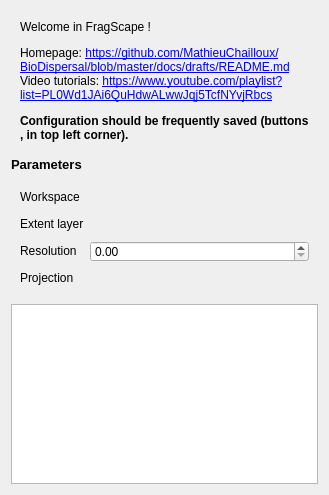
             <widget class="QWidget" name="paramsTab">
              <attribute name="title">
               <string>1 - Parameters</string>
              </attribute>
              <layout class="QGridLayout" name="gridLayout_31">
               <item row="0" column="0">
                <widget class="QFrame" name="frame_14">
                 <property name="sizePolicy">
                  <sizepolicy hsizetype="Preferred" vsizetype="Expanding">
                   <horstretch>0</horstretch>
                   <verstretch>0</verstretch>
                  </sizepolicy>
                 </property>
                 <property name="maximumSize">
                  <size>
                   <width>16777213</width>
                   <height>16777213</height>
                  </size>
                 </property>
                 <property name="frameShape">
                  <enum>QFrame::NoFrame</enum>
                 </property>
                 <property name="frameShadow">
                  <enum>QFrame::Raised</enum>
                 </property>
                 <layout class="QGridLayout" name="gridLayout_5">
                  <item row="0" column="0">
                   <widget class="QLabel" name="label_11">
                    <property name="sizePolicy">
                     <sizepolicy hsizetype="Preferred" vsizetype="Expanding">
                      <horstretch>0</horstretch>
                      <verstretch>0</verstretch>
                     </sizepolicy>
                    </property>
                    <property name="text">
                     <string>&lt;html&gt;&lt;head/&gt;&lt;body&gt;&lt;p&gt;Welcome in FragScape !&lt;/p&gt;&lt;p&gt;Homepage: &lt;a href=&quot;https://github.com/MathieuChailloux/BioDispersal/blob/master/docs/drafts/README.md&quot;&gt;&lt;span style=&quot; text-decoration: underline; color:#0000ff;&quot;&gt;https://github.com/MathieuChailloux/BioDispersal/blob/master/docs/drafts/README.md&lt;/span&gt;&lt;/a&gt;&lt;br/&gt;Video tutorials: &lt;a href=&quot;https://www.youtube.com/playlist?list=PL0Wd1JAi6QuHdwALwwJqj5TcfNYvjRbcs&quot;&gt;&lt;span style=&quot; text-decoration: underline; color:#0000ff;&quot;&gt;https://www.youtube.com/playlist?list=PL0Wd1JAi6QuHdwALwwJqj5TcfNYvjRbcs&lt;/span&gt;&lt;/a&gt;&lt;/p&gt;&lt;p&gt;&lt;span style=&quot; font-weight:600;&quot;&gt;Configuration should be frequently saved (buttons &lt;/span&gt;&lt;img src=&quot;:/plugins/FragScape/icons/mActionFileSaveAs.svg&quot;/&gt;&lt;span style=&quot; font-weight:600;&quot;&gt;, &lt;/span&gt;&lt;img src=&quot;:/plugins/FragScape/icons/mActionFileSave.svg&quot;/&gt;&lt;span style=&quot; font-weight:600;&quot;&gt; in top left corner).&lt;/span&gt;&lt;/p&gt;&lt;/body&gt;&lt;/html&gt;</string>
                    </property>
                    <property name="wordWrap">
                     <bool>true</bool>
                    </property>
                   </widget>
                  </item>
                 </layout>
                </widget>
               </item>
               <item row="1" column="0">
                <widget class="QLabel" name="paramlabel">
                 <property name="sizePolicy">
                  <sizepolicy hsizetype="Fixed" vsizetype="Fixed">
                   <horstretch>0</horstretch>
                   <verstretch>0</verstretch>
                  </sizepolicy>
                 </property>
                 <property name="font">
                  <font>
                   <pointsize>10</pointsize>
                   <weight>75</weight>
                   <bold>true</bold>
                  </font>
                 </property>
                 <property name="text">
                  <string>Parameters</string>
                 </property>
                </widget>
               </item>
               <item row="2" column="0">
                <widget class="QFrame" name="paramsFrame">
                 <property name="sizePolicy">
                  <sizepolicy hsizetype="Expanding" vsizetype="Fixed">
                   <horstretch>0</horstretch>
                   <verstretch>0</verstretch>
                  </sizepolicy>
                 </property>
                 <property name="minimumSize">
                  <size>
                   <width>0</width>
                   <height>70</height>
                  </size>
                 </property>
                 <property name="frameShape">
                  <enum>QFrame::NoFrame</enum>
                 </property>
                 <property name="frameShadow">
                  <enum>QFrame::Raised</enum>
                 </property>
                 <layout class="QGridLayout" name="gridLayout_32">
                  <item row="0" column="0">
                   <widget class="QLabel" name="workspaceLabel">
                    <property name="sizePolicy">
                     <sizepolicy hsizetype="Fixed" vsizetype="Fixed">
                      <horstretch>0</horstretch>
                      <verstretch>0</verstretch>
                     </sizepolicy>
                    </property>
                    <property name="text">
                     <string>Workspace</string>
                    </property>
                   </widget>
                  </item>
                  <item row="0" column="1">
                   <widget class="QgsFileWidget" name="workspace_2">
                    <property name="sizePolicy">
                     <sizepolicy hsizetype="Expanding" vsizetype="Fixed">
                      <horstretch>0</horstretch>
                      <verstretch>0</verstretch>
                     </sizepolicy>
                    </property>
                    <property name="minimumSize">
                     <size>
                      <width>0</width>
                      <height>21</height>
                     </size>
                    </property>
                    <property name="maximumSize">
                     <size>
                      <width>16777215</width>
                      <height>21</height>
                     </size>
                    </property>
                    <property name="toolTip">
                     <string>&lt;html&gt;&lt;head/&gt;&lt;body&gt;&lt;p&gt;&lt;span style=&quot; font-weight:600;&quot;&gt;Workspace&lt;/span&gt;&lt;/p&gt;&lt;p&gt;Contains FragScape output layers. Relative paths are built from this directory.&lt;/p&gt;&lt;/body&gt;&lt;/html&gt;</string>
                    </property>
                   </widget>
                  </item>
                  <item row="1" column="0">
                   <widget class="QLabel" name="workspaceLabel_2">
                    <property name="sizePolicy">
                     <sizepolicy hsizetype="Fixed" vsizetype="Fixed">
                      <horstretch>0</horstretch>
                      <verstretch>0</verstretch>
                     </sizepolicy>
                    </property>
                    <property name="text">
                     <string>Extent layer</string>
                    </property>
                   </widget>
                  </item>
                  <item row="1" column="1">
                   <widget class="QgsFileWidget" name="workspace_3">
                    <property name="sizePolicy">
                     <sizepolicy hsizetype="Expanding" vsizetype="Fixed">
                      <horstretch>0</horstretch>
                      <verstretch>0</verstretch>
                     </sizepolicy>
                    </property>
                    <property name="minimumSize">
                     <size>
                      <width>0</width>
                      <height>21</height>
                     </size>
                    </property>
                    <property name="maximumSize">
                     <size>
                      <width>16777215</width>
                      <height>21</height>
                     </size>
                    </property>
                    <property name="toolTip">
                     <string>&lt;html&gt;&lt;head/&gt;&lt;body&gt;&lt;p&gt;&lt;span style=&quot; font-weight:600;&quot;&gt;Workspace&lt;/span&gt;&lt;/p&gt;&lt;p&gt;Contains FragScape output layers. Relative paths are built from this directory.&lt;/p&gt;&lt;/body&gt;&lt;/html&gt;</string>
                    </property>
                   </widget>
                  </item>
                  <item row="2" column="0">
                   <widget class="QLabel" name="label_46">
                    <property name="sizePolicy">
                     <sizepolicy hsizetype="Fixed" vsizetype="Fixed">
                      <horstretch>0</horstretch>
                      <verstretch>0</verstretch>
                     </sizepolicy>
                    </property>
                    <property name="text">
                     <string>Resolution</string>
                    </property>
                   </widget>
                  </item>
                  <item row="2" column="1">
                   <widget class="QgsDoubleSpinBox" name="rasterResolution">
                    <property name="sizePolicy">
                     <sizepolicy hsizetype="Expanding" vsizetype="Fixed">
                      <horstretch>0</horstretch>
                      <verstretch>0</verstretch>
                     </sizepolicy>
                    </property>
                    <property name="minimumSize">
                     <size>
                      <width>77</width>
                      <height>21</height>
                     </size>
                    </property>
                    <property name="maximumSize">
                     <size>
                      <width>16777215</width>
                      <height>21</height>
                     </size>
                    </property>
                    <property name="maximum">
                     <double>999999.000000000000000</double>
                    </property>
                    <property name="clearValue">
                     <bool>false</bool>
                    </property>
                   </widget>
                  </item>
                  <item row="3" column="0">
                   <widget class="QLabel" name="label_48">
                    <property name="sizePolicy">
                     <sizepolicy hsizetype="Fixed" vsizetype="Fixed">
                      <horstretch>0</horstretch>
                      <verstretch>0</verstretch>
                     </sizepolicy>
                    </property>
                    <property name="text">
                     <string>Projection</string>
                    </property>
                   </widget>
                  </item>
                  <item row="3" column="1">
                   <widget class="QgsProjectionSelectionWidget" name="paramsCrs_2">
                    <property name="sizePolicy">
                     <sizepolicy hsizetype="Expanding" vsizetype="Fixed">
                      <horstretch>0</horstretch>
                      <verstretch>0</verstretch>
                     </sizepolicy>
                    </property>
                    <property name="minimumSize">
                     <size>
                      <width>0</width>
                      <height>21</height>
                     </size>
                    </property>
                    <property name="maximumSize">
                     <size>
                      <width>16777215</width>
                      <height>21</height>
                     </size>
                    </property>
                   </widget>
                  </item>
                 </layout>
                </widget>
               </item>
               <item row="3" column="0">
                <widget class="QTableView" name="paramsView">
                 <property name="enabled">
                  <bool>true</bool>
                 </property>
                 <property name="sizePolicy">
                  <sizepolicy hsizetype="Expanding" vsizetype="Fixed">
                   <horstretch>0</horstretch>
                   <verstretch>0</verstretch>
                  </sizepolicy>
                 </property>
                 <property name="minimumSize">
                  <size>
                   <width>0</width>
                   <height>180</height>
                  </size>
                 </property>
                 <property name="maximumSize">
                  <size>
                   <width>16777215</width>
                   <height>180</height>
                  </size>
                 </property>
                 <property name="editTriggers">
                  <set>QAbstractItemView::NoEditTriggers</set>
                 </property>
                 <property name="dragEnabled">
                  <bool>false</bool>
                 </property>
                 <property name="alternatingRowColors">
                  <bool>false</bool>
                 </property>
                 <property name="selectionBehavior">
                  <enum>QAbstractItemView::SelectItems</enum>
                 </property>
                 <property name="sortingEnabled">
                  <bool>false</bool>
                 </property>
                </widget>
               </item>
              </layout>
             </widget>
